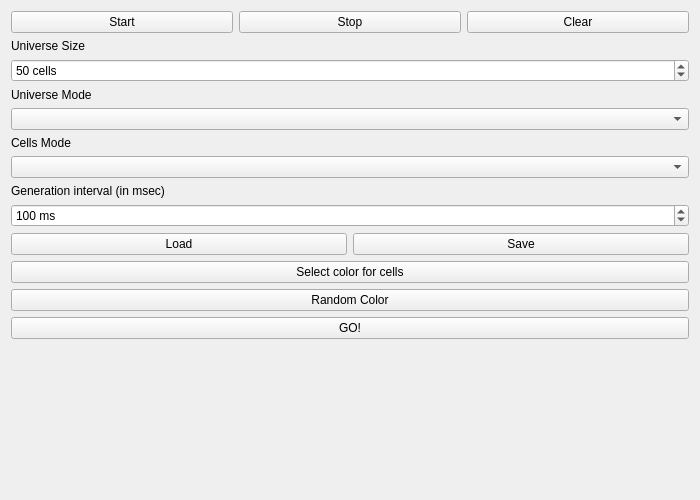
<?xml version="1.0" encoding="UTF-8"?>
<ui version="4.0">
 <class>MainWindow</class>
 <widget class="QMainWindow" name="MainWindow">
  <property name="geometry">
   <rect>
    <x>0</x>
    <y>0</y>
    <width>700</width>
    <height>500</height>
   </rect>
  </property>
  <property name="windowTitle">
   <string>Cellular Automata</string>
  </property>
  <widget class="QWidget" name="centralWidget">
   <layout class="QHBoxLayout" name="horizontalLayout">
    <item>
     <layout class="QHBoxLayout" name="mainLayout">
      <item>
       <layout class="QVBoxLayout" name="gameLayout"/>
      </item>
      <item>
       <layout class="QVBoxLayout" name="setLayout">
        <item>
         <layout class="QHBoxLayout" name="controlLayout">
          <item>
           <widget class="QPushButton" name="startButton">
            <property name="text">
             <string>Start</string>
            </property>
           </widget>
          </item>
          <item>
           <widget class="QPushButton" name="stopButton">
            <property name="text">
             <string>Stop</string>
            </property>
           </widget>
          </item>
          <item>
           <widget class="QPushButton" name="clearButton">
            <property name="text">
             <string>Clear</string>
            </property>
           </widget>
          </item>
         </layout>
        </item>
        <item>
         <widget class="QLabel" name="label">
          <property name="text">
           <string>Universe Size</string>
          </property>
         </widget>
        </item>
        <item>
         <widget class="QSpinBox" name="cellsControl">
          <property name="suffix">
           <string> cells</string>
          </property>
          <property name="minimum">
           <number>10</number>
          </property>
          <property name="maximum">
           <number>400</number>
          </property>
          <property name="value">
           <number>50</number>
          </property>
         </widget>
        </item>
        <item>
         <widget class="QLabel" name="label3">
          <property name="text">
           <string>Universe Mode</string>
          </property>
         </widget>
        </item>
        <item>
         <widget class="QComboBox" name="modeControl"/>
        </item>
        <item>
         <widget class="QLabel" name="label4">
          <property name="text">
           <string>Cells Mode</string>
          </property>
         </widget>
        </item>
        <item>
         <widget class="QComboBox" name="cellsMode"/>
        </item>
        <item>
         <widget class="QLabel" name="label2">
          <property name="text">
           <string>Generation interval (in msec)</string>
          </property>
         </widget>
        </item>
        <item>
         <widget class="QSpinBox" name="iterInterval">
          <property name="suffix">
           <string> ms</string>
          </property>
          <property name="minimum">
           <number>50</number>
          </property>
          <property name="maximum">
           <number>100000</number>
          </property>
          <property name="singleStep">
           <number>10</number>
          </property>
          <property name="value">
           <number>100</number>
          </property>
         </widget>
        </item>
        <item>
         <layout class="QHBoxLayout" name="fileLayout">
          <item>
           <widget class="QPushButton" name="loadButton">
            <property name="text">
             <string>Load</string>
            </property>
           </widget>
          </item>
          <item>
           <widget class="QPushButton" name="saveButton">
            <property name="text">
             <string>Save</string>
            </property>
           </widget>
          </item>
         </layout>
        </item>
        <item>
         <widget class="QPushButton" name="colorButton">
          <property name="text">
           <string>Select color for cells</string>
          </property>
         </widget>
        </item>
        <item>
         <widget class="QPushButton" name="randomButton">
          <property name="text">
           <string>Random Color</string>
          </property>
         </widget>
        </item>
        <item>
         <widget class="QPushButton" name="GoButton">
          <property name="text">
           <string>GO!</string>
          </property>
         </widget>
        </item>
        <item>
         <spacer name="verticalSpacer">
          <property name="orientation">
           <enum>Qt::Vertical</enum>
          </property>
          <property name="sizeHint" stdset="0">
           <size>
            <width>20</width>
            <height>40</height>
           </size>
          </property>
         </spacer>
        </item>
       </layout>
      </item>
     </layout>
    </item>
   </layout>
  </widget>
 </widget>
 <layoutdefault spacing="6" margin="11"/>
 <resources/>
 <connections/>
</ui>
